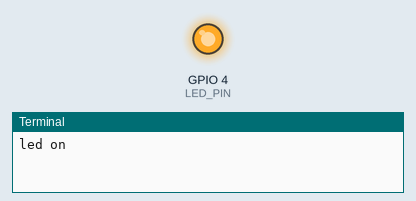
This program was run on a simulated Raspberry Pi (BCM pin numbers). Shown: output pins drawn as LEDs (lit = HIGH), the last lines printed to the terminal. At 2.0 s the program stops and its outputs stay as they are.

Above: at 0.1 s.
At 1.1 s:
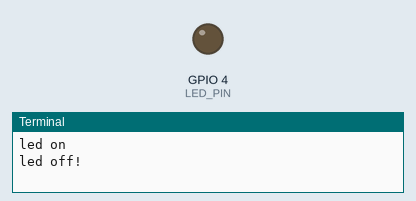
Timing chart, 0 to 2.6 s (numbered marks = the images above):
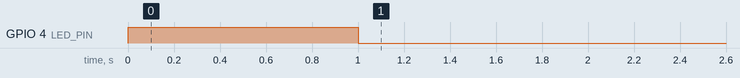

The program:

led_blink.py
```python
import RPi.GPIO as GPIO
import time

#Hello World!
LED_PIN = 4
GPIO.setmode(GPIO.BCM)
GPIO.setup(LED_PIN, GPIO.OUT)

for i in range(1):
   GPIO.output(LED_PIN, GPIO.HIGH)
   print("led on")
   time.sleep(1)
   GPIO.output(LED_PIN, GPIO.LOW)
   print("led off!")
   time.sleep(1)
GPIO.cleanup()
```

Measured:
- by itself, GPIO 4 (LED_PIN): LOW → HIGH at 0.00 s, → LOW 1.0 s later
